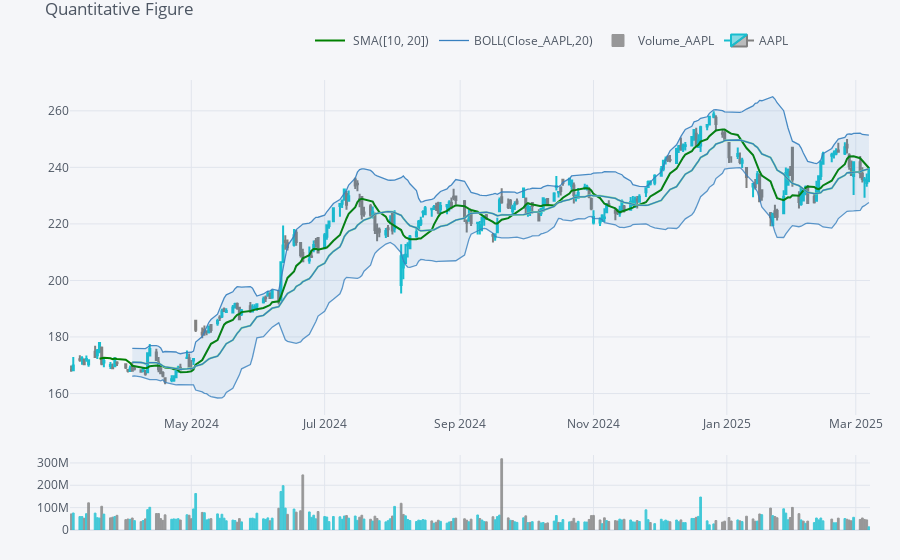

Source (notebook cell):
### Code cell
import cufflinks as cf
import pandas as pd
import yfinance as yf

# Load stock data (for example, using Yahoo Finance)
ticker = 'AAPL'  # Example ticker
stock_data = yf.download(ticker, period='1y', interval='1d')

# Ensure ticker.value is a string, not a tuple
current_ticker = ticker if isinstance(ticker, str) else ticker[0]
current_ticker = str(current_ticker)

# Convert the MultiIndex column names to single-level strings
stock_data.columns = ['_'.join(col).strip() for col in stock_data.columns.values]


# Create Quantitative Figure (QuantFig)
qf = cf.QuantFig(stock_data, title='Quantitative Figure', legend='top', name=current_ticker)

# Add Simple Moving Averages (SMA)
qf.add_sma([10, 20], width=2, color=['green', 'lightgreen'], legendgroup=True)

# Add Bollinger Bands
qf.add_bollinger_bands()

# Add Volume
qf.add_volume()

# Render the plot
qf.iplot()

### Figure 1 — Plotly figure (JSON) as saved in the notebook; plotly's stock layout.template omitted (floating-point values rounded to 4 significant figures; data arrays with more than 128 entries replaced by an {"elided": "..."} marker saying what was removed)
{"data": [{"legendgroup": " SMA([10, 20])", "line": {"color": "rgba(0, 128, 0, 1.0)", "dash": "solid", "shape": "linear", "width": 2}, "mode": "lines", "name": " SMA([10, 20])", "showlegend": true, "text": "", "x": {"elided": "251 str values"}, "y": {"elided": "251 mixed values"}, "yaxis": "y2", "type": "scatter"}, {"legendgroup": " SMA([10, 20])", "line": {"color": "rgba(144, 238, 144, 1.0)", "dash": "solid", "shape": "linear", "width": 2}, "mode": "lines", "name": " SMA(20)", "showlegend": false, "text": "", "x": {"elided": "251 str values"}, "y": {"elided": "251 mixed values"}, "yaxis": "y2", "type": "scatter"}, {"legendgroup": "BOLL(Close_AAPL,20)", "line": {"color": "rgba(55, 128, 191, 1.0)", "dash": "solid", "shape": "linear", "width": 1.3}, "mode": "lines", "name": "BOLL(Close_AAPL,20)", "showlegend": true, "text": "", "x": {"elided": "251 str values"}, "y": {"elided": "251 mixed values"}, "yaxis": "y2", "type": "scatter"}, {"legendgroup": "BOLL(Close_AAPL,20)", "line": {"color": "rgba(55, 128, 191, 0.8999999999999999)", "dash": "solid", "shape": "linear", "width": 1.3}, "mode": "lines", "name": "UPPER(Close_AAPL,20)", "showlegend": false, "text": "", "x": {"elided": "251 str values"}, "y": {"elided": "251 mixed values"}, "yaxis": "y2", "type": "scatter"}, {"fill": "tonexty", "fillcolor": "rgba(55, 128, 191, 0.1)", "legendgroup": "BOLL(Close_AAPL,20)", "line": {"color": "rgba(55, 128, 191, 0.7999999999999998)", "dash": "solid", "shape": "linear", "width": 1.3}, "mode": "lines", "name": "LOWER(Close_AAPL,20)", "showlegend": false, "text": "", "x": {"elided": "251 str values"}, "y": {"elided": "251 mixed values"}, "yaxis": "y2", "type": "scatter"}, {"marker": {"color": {"elided": "251 str values"}, "line": {"color": {"elided": "251 str values"}, "width": 1}}, "name": "Volume_AAPL", "opacity": 0.8, "orientation": "v", "text": "", "x": {"elided": "251 str values"}, "y": {"elided": "251 int values"}, "yaxis": "y3", "type": "bar"}, {"close": {"elided": "251 float values"}, "decreasing": {"line": {"color": "#808080"}}, "high": {"elided": "251 float values"}, "increasing": {"line": {"color": "#17BECF"}}, "low": {"elided": "251 float values"}, "name": "AAPL", "open": {"elided": "251 float values"}, "showlegend": true, "x": {"elided": "251 str values"}, "yaxis": "y2", "type": "candlestick"}], "layout": {"legend": {"bgcolor": "#F5F6F9", "font": {"color": "#4D5663"}, "orientation": "h", "x": 0.3, "y": 0.95, "yanchor": "bottom"}, "margin": {"b": 30, "l": 30, "r": 30, "t": 30}, "paper_bgcolor": "#F5F6F9", "plot_bgcolor": "#F5F6F9", "showlegend": true, "title": {"font": {"color": "#4D5663"}, "text": "Quantitative Figure"}, "xaxis": {"anchor": "y2", "gridcolor": "#E1E5ED", "rangeselector": {"bgcolor": "rgba(150, 200, 250, 1)", "buttons": [{"count": 1, "label": "1m", "step": "month", "stepmode": "backward"}, {"count": 1, "label": "1y", "step": "year", "stepmode": "backward"}], "font": {"size": 13}, "visible": false, "x": 0, "y": 0.9}, "rangeslider": {"visible": false}, "showgrid": true, "tickfont": {"color": "#4D5663"}, "title": {"font": {"color": "#4D5663"}, "text": ""}, "zerolinecolor": "#E1E5ED"}, "yaxis": {"gridcolor": "#E1E5ED", "showgrid": true, "showticklabels": false, "tickfont": {"color": "#4D5663"}, "title": {"font": {"color": "#4D5663"}, "text": ""}, "zerolinecolor": "#E1E5ED"}, "yaxis2": {"domain": [0.23, 0.9], "gridcolor": "#E1E5ED", "showgrid": true, "tickfont": {"color": "#4D5663"}, "title": {"font": {"color": "#4D5663"}, "text": ""}, "zerolinecolor": "#E1E5ED"}, "yaxis3": {"domain": [0, 0.15], "gridcolor": "#E1E5ED", "showgrid": true, "tickfont": {"color": "#4D5663"}, "title": {"font": {"color": "#4D5663"}, "text": ""}, "zerolinecolor": "#E1E5ED"}}}
